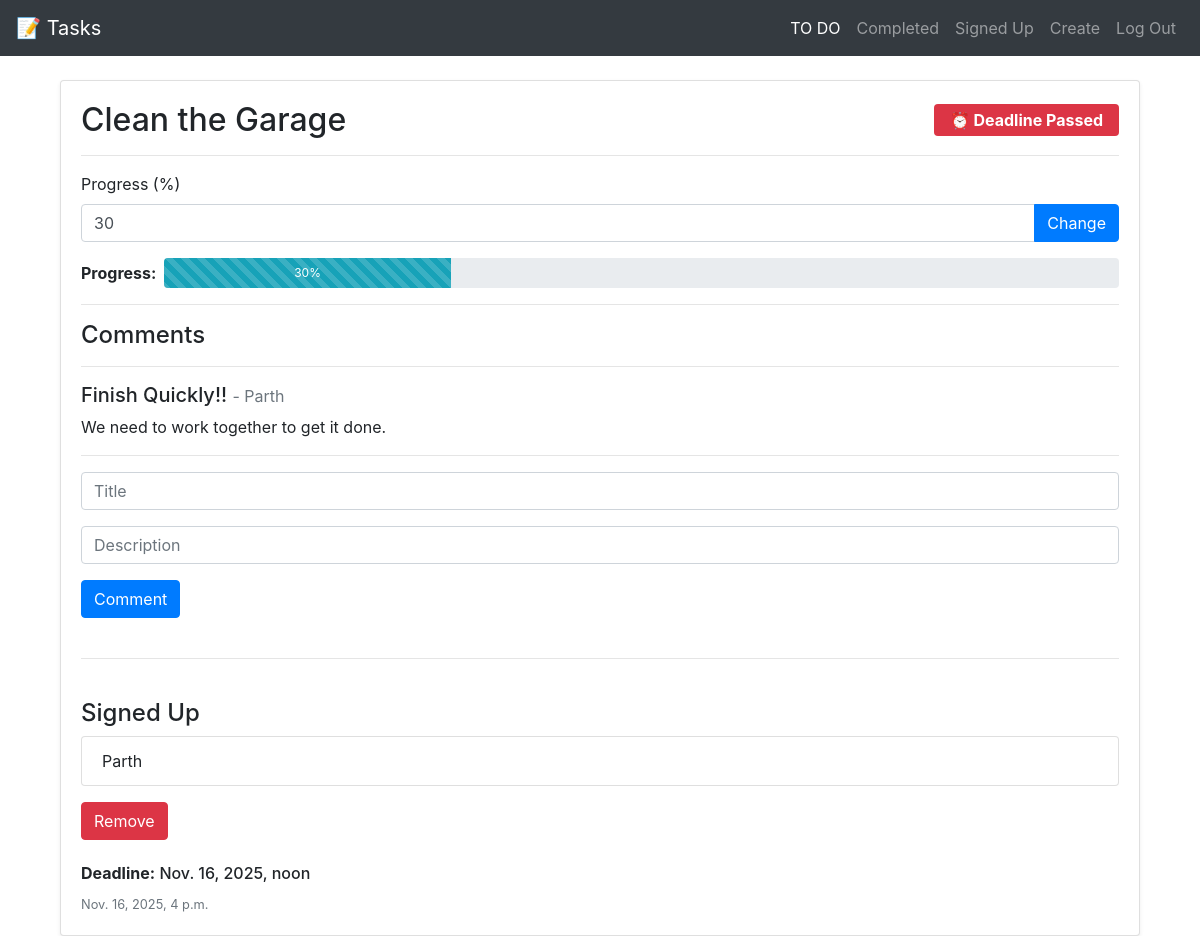
Screenshot of /1 (signed in) with the database file from the repository.
### lists/models.py (models this page shows, shortened)
class JobListing(models.Model):
    my_id = models.AutoField(primary_key=True)
    title = models.CharField(max_length=255)
    description = models.TextField(blank=True)
    deadline = models.DateTimeField()
    timestamp = models.DateTimeField(auto_now_add=True)
    adjusted_timestamp = models.DateTimeField(blank=True, null=True)
    signed_up = models.ManyToManyField(settings.AUTH_USER_MODEL, blank=True)
    percentage = models.DecimalField(
        max_digits=3,  # Allows for values like 100
        decimal_places=0,
        validators=[MinValueValidator(Decimal('0')), MaxValueValidator(Decimal('100'))],
        default=0
        )
    @property
    def deadline_passed(self):
        return timezone.now() - timedelta(hours=6) > self.deadline

class Comment(models.Model):
    listing = models.ForeignKey(JobListing, on_delete=models.CASCADE, related_name='comments')
    author = models.ForeignKey(settings.AUTH_USER_MODEL, on_delete=models.CASCADE, related_name='comments_made')
    title = models.CharField(max_length=255)
    content = models.TextField()
    timestamp = models.DateTimeField(auto_now_add=True)

class User(AbstractUser):
    pass

### lists/views.py (the view)
# urls.py: path('<int:listing_id>', views.listing_detail_view, name='listing_detail'),
def listing_detail_view(request, listing_id):
    listing = get_object_or_404(JobListing, my_id=listing_id)
    if request.method == "POST":
        if request.user.is_authenticated:
            title = request.POST.get('title')
            content = request.POST.get('description')
            if title and content:
                Comment.objects.create(
                    listing=listing,
                    author=request.user, # request.user is already the instance
                    title=title,
                    content=content
                )
        return redirect('listing_detail', listing_id=listing_id)
    else: # This handles the initial GET request to view the page
        comments = Comment.objects.filter(listing=listing).order_by('-timestamp')
        return render(request, 'listing.html', {
            "listing": listing,
            "now": timezone.now(),
            "comments": comments
        })

### lists/templates/listing.html (shortened to what this page needs)
{% extends 'layout.html' %}
{% load tz %}
{% block body %}
<div class="container mt-4">
  <div class="card shadow-sm">
    <div class="card-body">
      <h2 class="card-title d-flex justify-content-between align-items-center">
        {{ listing.title }}
        {% if listing.deadline_passed and listing.percentage < 100 %}
          <span class="badge badge-danger px-3 py-2" style="font-size:1rem;">⏰ Deadline Passed</span>
        {% elif listing.closing_soon and listing.percentage < 100 %}
          <span class="badge badge-warning px-3 py-2" style="font-size:1rem;">⚠️ Due Soon</span>
        {% elif listing.percentage == 100 %}
          <span class="badge badge-success px-3 py-2" style="font-size:1rem;">✅ Completed</span>
        {% endif %}
      </h2>
      <hr>
      {% if user.is_authenticated and user in listing.signed_up.all %}
        <form class="mb-3">
          <label for="progress" class="form-label">Progress (%)</label>
          <div class="input-group">
            <input type="number" class="form-control" id="progress" name="progress" value="{{ listing.percentage }}" required>
            <div class="input-group-append">
              <button type="submit" class="btn btn-primary" id="submit">Change</button>
            </div>
          </div>
        </form>
      {% endif %}
      <div class="d-flex align-items-center mb-3">
        <span class="mr-2 font-weight-bold">Progress:</span>
        <div class="progress flex-grow-1" style="height: 30px;">
          <div id="progress_bar"
               class="progress-bar progress-bar-striped bg-info"
               role="progressbar"
               style="width: {{ listing.percentage }}%;"
               aria-valuenow="{{ listing.percentage }}"
               aria-valuemin="0"
               aria-valuemax="100"
               data-listing-id="{{ listing.my_id }}">
            {{ listing.percentage }}%
          </div>
        </div>
      </div>
      <hr>
      <h4>Comments</h4>
      <hr>
      {% for comment in comments %}
        <div class="mb-3">
          <h5>{{ comment.title }} <small class="text-muted">- {{ comment.author }}</small></h5>
          <p>{{ comment.content }}</p>
        </div>
        <hr>
      {% empty %}
        <div class="alert alert-secondary">No comments yet</div>
        <hr>
      {% endfor %}
      {% if user.is_authenticated %}
        <form action="{% url 'listing_detail' listing.my_id %}" method="POST" class="mt-3">
          <div class="form-group">
            <input type="text" class="form-control" name="title" placeholder="Title" required>
          </div>
          <div class="form-group">
            <input type="text" class="form-control" name="description" placeholder="Description" required>
          </div>
          <button type="submit" class="btn btn-primary">Comment</button>
        </form>
        <br>
        <hr>
        <br>
      {% endif %}
      <h4>Signed Up</h4>
      {% if listing.signed_up.all %}
        <ul class="list-group mb-3">
          {% for person in listing.signed_up.all %}
            <li class="list-group-item">{{ person.username }}</li>
          {% endfor %}
        </ul>
      {% else %}
        <div class="alert alert-info">No one has signed up yet.</div>
      {% endif %}
      {% if user.is_authenticated %}
        {% if user not in listing.signed_up.all %}
          <form action="{% url 'add_to_listing' listing.my_id %}" method="post">
            {% csrf_token %}
            <button type="submit" class="btn btn-success">Sign Up</button>
          </form>
        {% else %}
          <form action="{% url 'remove_from_listing' listing.my_id %}" method="post">
            <button type="submit" class="btn btn-danger">Remove</button>
          </form>
        {% endif %}
      {% endif %}
      <div class="mt-4">
        <h6><strong>Deadline:</strong> {{ listing.deadline|localtime }}</h6>
        <small class="text-muted">{{ listing.adjusted_timestamp|localtime }}</small>
      </div>
    </div>
  </div>
</div>
{% endblock %}

### rows the page displays
JobListing: title "Clean the Garage", progress "30", percentage "30", deadline "Nov. 16, 2025, noon", adjusted_timestamp "Nov. 16, 2025, 4 p.m."
Comment: title "Finish Quickly!!", author "Parth", content "We need to work together to get it done."
User: username "Parth"
